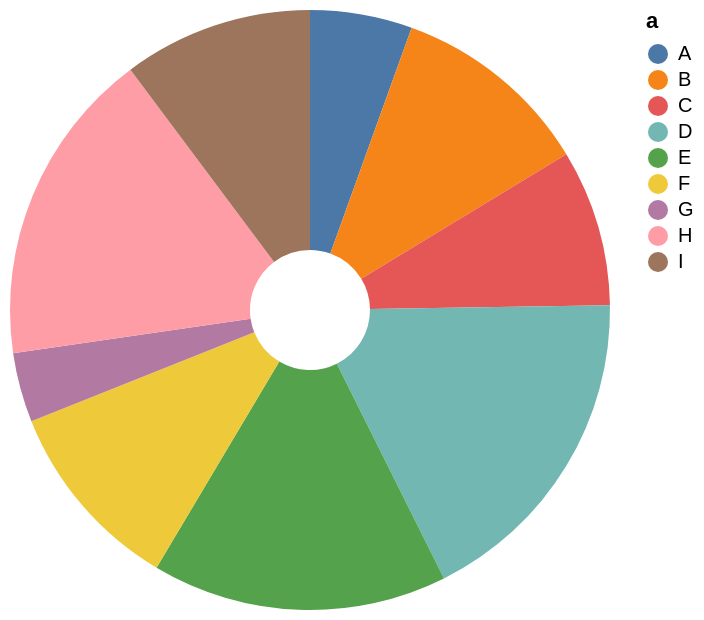

Vega-Lite specification for this chart:
### Vega specification from a JSON file in a GitHub repository (floating-point values rounded to 4 significant figures)
{"$schema": "https://vega.github.io/schema/vega/v6.json", "background": "white", "padding": 5, "width": 300, "height": 300, "style": "view", "data": [{"name": "source_0", "values": [{"a": "A", "b": 28, "c": 5, "g": "x"}, {"a": "B", "b": 55, "c": 9, "g": "y"}, {"a": "C", "b": 43, "c": 2, "g": "x"}, {"a": "D", "b": 91, "c": 7, "g": "y"}, {"a": "E", "b": 81, "c": 4, "g": "x"}, {"a": "F", "b": 53, "c": 6, "g": "y"}, {"a": "G", "b": 19, "c": 8, "g": "x"}, {"a": "H", "b": 87, "c": 1, "g": "y"}, {"a": "I", "b": 52, "c": 3, "g": "x"}]}, {"name": "data_0", "source": "source_0", "transform": [{"type": "stack", "groupby": [], "field": "b", "sort": {"field": ["a"], "order": ["ascending"]}, "as": ["b_start", "b_end"], "offset": "zero"}, {"type": "filter", "expr": "isValid(datum[\"b\"]) && isFinite(+datum[\"b\"])"}]}], "marks": [{"name": "marks", "type": "arc", "style": ["arc"], "from": {"data": "data_0"}, "encode": {"update": {"innerRadius": {"value": 30}, "fill": {"scale": "color", "field": "a"}, "description": {"signal": "\"b: \" + (format(datum[\"b\"], \"\")) + \"; a: \" + (isValid(datum[\"a\"]) ? isArray(datum[\"a\"]) ? join(datum[\"a\"], ' ') : datum[\"a\"] : \"\"+datum[\"a\"])"}, "x": {"signal": "width", "mult": 0.5}, "y": {"signal": "height", "mult": 0.5}, "outerRadius": {"signal": "min(width,height)/2"}, "startAngle": {"scale": "theta", "field": "b_end"}, "endAngle": {"scale": "theta", "field": "b_start"}}}}], "scales": [{"name": "theta", "type": "linear", "domain": {"data": "data_0", "fields": ["b_start", "b_end"]}, "range": [0, 6.283], "zero": true}, {"name": "color", "type": "ordinal", "domain": {"data": "data_0", "field": "a", "sort": true}, "range": "category"}], "legends": [{"fill": "color", "symbolType": "circle", "title": "a"}]}
